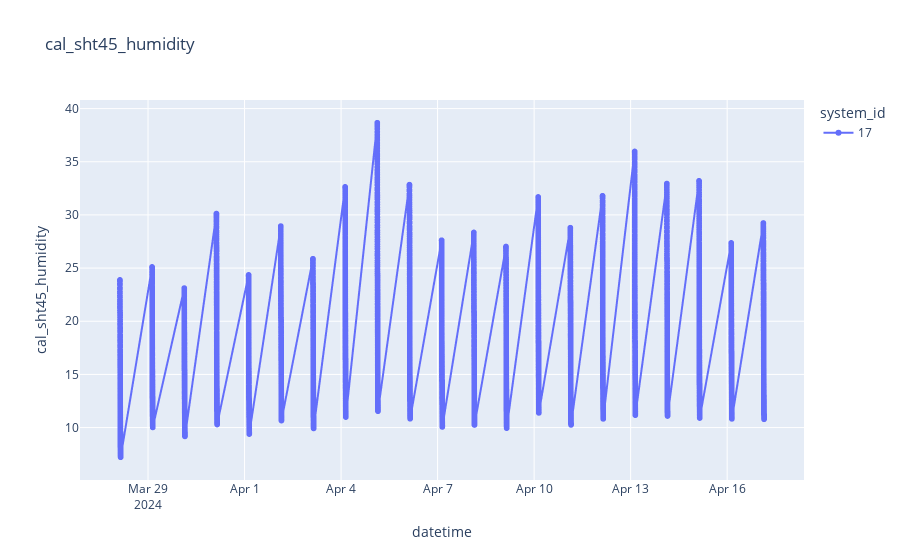

Source (notebook cell):
### Code cell
plot_sensor_measurement(df_cal,[17],col_name="cal_sht45_humidity")

### Figure 1 — Plotly figure (JSON) as saved in the notebook; plotly's stock layout.template omitted (floating-point values rounded to 4 significant figures; data arrays with more than 128 entries replaced by an {"elided": "..."} marker saying what was removed)
{"data": [{"hovertemplate": "system_id=17<br>datetime=%{x}<br>cal_sht45_humidity=%{y}<extra></extra>", "legendgroup": "17", "line": {"color": "#636efa", "dash": "solid"}, "marker": {"symbol": "circle"}, "mode": "lines+markers", "name": "17", "showlegend": true, "type": "scattergl", "x": {"elided": "3816 str values"}, "xaxis": "x", "y": {"elided": "3816 float values"}, "yaxis": "y"}], "layout": {"legend": {"title": {"text": "system_id"}, "tracegroupgap": 0}, "title": {"text": "cal_sht45_humidity"}, "xaxis": {"anchor": "y", "domain": [0, 1], "title": {"text": "datetime"}}, "yaxis": {"anchor": "x", "domain": [0, 1], "title": {"text": "cal_sht45_humidity"}}}}
